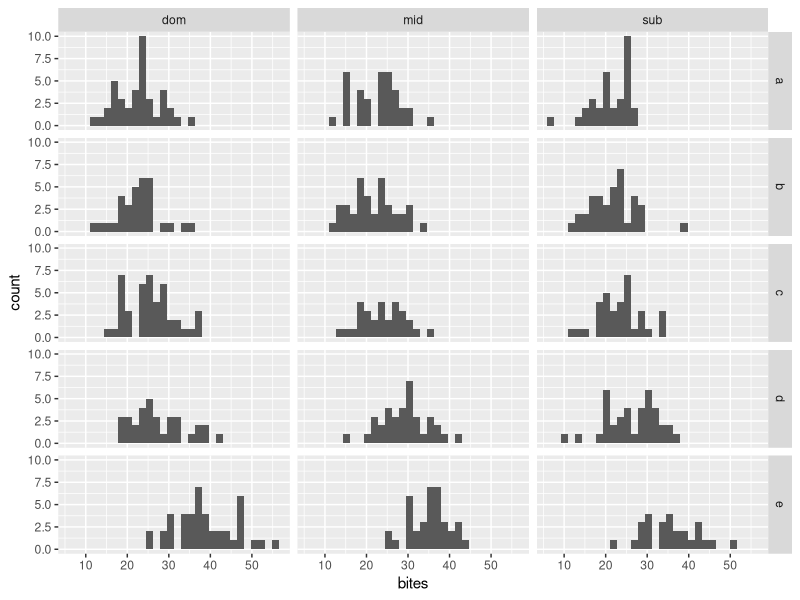
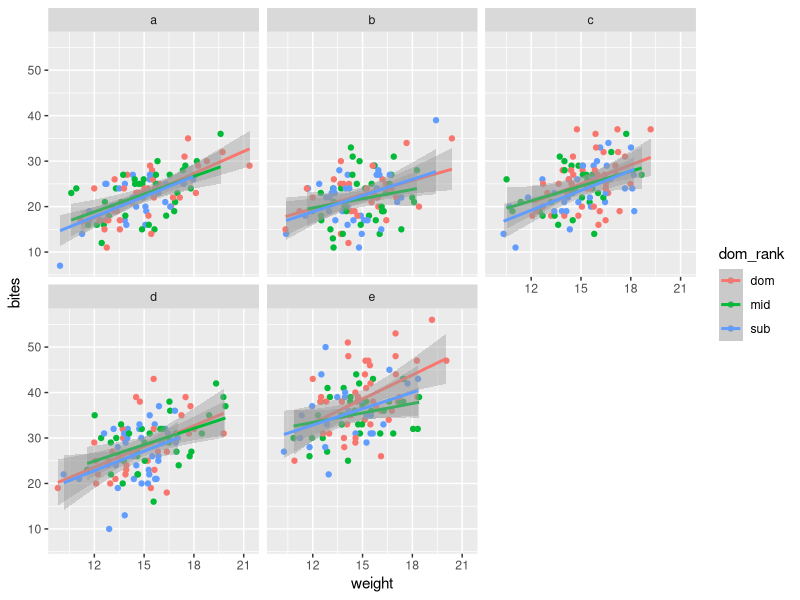

Reproduce these figures in R, in order.
# packages ----------------------------------------------------------------
library(tidyverse)

# description -------------------------------------------------------------
# simulating data with group-level effects and continuous + categorical predictors

# example -----------------------------------------------------------------

set.seed(4)

d <- tibble(group = letters[1:5], 
            init_lambda = c(1, 2, 4, 8, 16)) %>% # each group gets a different initial lambda value, here they vary a lot
  expand_grid(dom_rank = c("dom", "mid", "sub")) %>% 
  mutate(lambda = case_when( # modify the lambda values slightly based on dominance rank
    dom_rank == "dom" ~ init_lambda + runif(1, 3, 3.4),
    dom_rank == "mid" ~ init_lambda + runif(1, 1.8, 2.3),
    dom_rank == "sub" ~ init_lambda + runif(1, 1, 1.1)
  )) %>% 
  group_by(group) %>% 
  slice_sample(n = sample(105:140, 1), replace = T) %>% # generate between 105 and 140 observations per group, with various dom_ranks
  ungroup() %>% 
  mutate(weight = rnorm(n(), mean = 15, sd = 2)) %>% # give the whole population normally distributed weights
  rowwise() %>% 
  mutate(lambda_f = lambda + 1.25*weight) %>% # modify the lambda based on weight
  mutate(bites = list(rpois(lambda = lambda_f, n = 1))) %>% # for each row, which corresponds to one observation, generate a single Poisson random variable using that row's lambda_f value, which incorporates effects of group, dom_rank, and weight
  unnest(bites)

d %>% 
  ggplot(aes(x = bites)) +
  geom_histogram() +
  facet_grid(rows = vars(group), cols = vars(dom_rank))

d %>% 
  ggplot(aes(x = weight, y = bites, color = dom_rank)) +
  geom_point() +
  geom_smooth(method = "lm") +
  facet_wrap(vars(group))
